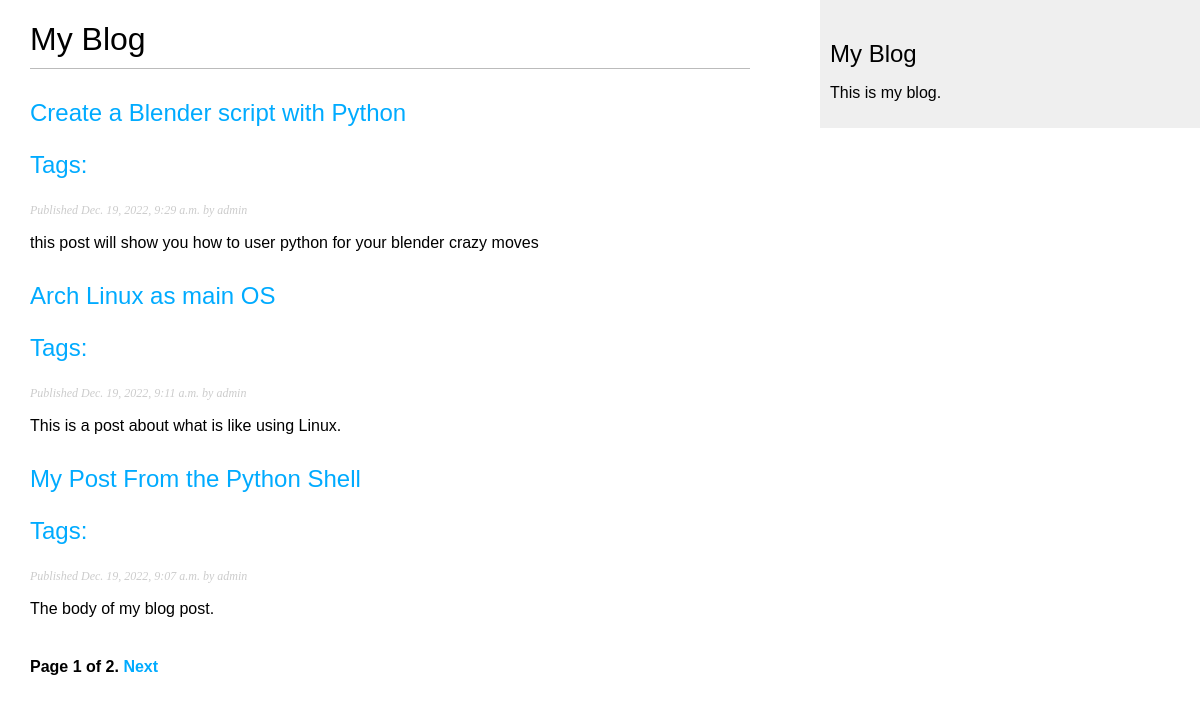
Screenshot of /blog/ with the database file from the repository.
### blog/models.py (models this page shows, shortened)
class Post(models.Model):
    STATUS_CHOICES = (
        ('draft', 'Draft'),
        ('published', 'Published'),
    )
    title = models.CharField(max_length=250)
    slug = models.SlugField(max_length=250, unique_for_date='publish')
    author = models.ForeignKey(
        User, on_delete=models.CASCADE, related_name='blog_posts')
    body = models.TextField()
    publish = models.DateTimeField(default=timezone.now)
    created = models.DateTimeField(auto_now_add=True)
    updated = models.DateTimeField(auto_now=True)
    status = models.CharField(
        max_length=10, choices=STATUS_CHOICES, default='draft')
    objects = models.Manager()  # The default manager.
    published = PublishedManager()  # Our custom manager.
    tags = TaggableManager()  # page58
    def get_absolute_url(self):
        return reverse("blog:post_detail", args=[self.publish.year, self.publish.month, self.publish.day, self.slug])
    class Meta:
        ordering = ('-publish',)

### blog/views.py (the view)
# urls.py: path('', views.post_list, name='post_list'),
def post_list(request, tag_slug=None):  # PAGINA26-27/34 django3byexample
    object_list = Post.published.all()
    tag = None
    if tag_slug:
        tag = get_object_or_404(Tag, slug=tag_slug)
        object_list = object_list.filter(tags__in=[tag])
    paginator = Paginator(object_list, 3)  # 3 post in each page
    page = request.GET.get('page')
    try:
        posts = paginator.page(page)
    except PageNotAnInteger:
        posts = paginator.page(1)
    except EmptyPage:
        posts = paginator.page(paginator.num_pages)
    return render(request,
                  'blog/post/list.html',
                  {'page': page,
                   'posts': posts,
                   'tag': tag})

### blog/models.py (called while the page is built)
    def get_queryset(self):
        return super(PublishedManager, self).get_queryset().filter(status='published')

### blog/templates/blog/post/list.html (shortened to what this page needs)
{% extends 'blog/base.html' %}
{% block content%}
    <h1>My Blog</h1>
    {% for post in posts %}
        <h2>
            <a href="{{ post.get_absolute_url }}">
                {{ post.title }}
                <p class="tags">
                    Tags:
                </p>
            </a>
        </h2>
        <p class="date">
            Published {{ post.publish }} by {{ post.author }}
        </p>
        {{ post.body|truncatewords:30|linebreaks}}
    {% endfor %}
    {% include "pagination.html" with page=posts %}
{% endblock%}

### blog/static/css/blog.css (style rules this page uses)
body { margin:0; padding:0; font-family:helvetica, sans-serif; }
a { color:#00abff; text-decoration:none; }
h1 { font-weight:normal; border-bottom:1px solid #bbb; padding:0 0 10px 0; }
h2 { font-weight:normal; margin:30px 0 0; }
p.date { color:#ccc; font-family: georgia, serif; font-size: 12px; font-style: italic; }

### rows the page displays
Post: title "Create a Blender script with Python", publish "Dec. 19, 2022, 9:29 a.m.", author "admin", body "this post will show you how to user python for your blender crazy moves"
Post: title "Arch Linux as main OS", publish "Dec. 19, 2022, 9:11 a.m.", author "admin", body "This is a post about what is like using Linux."
Post: title "My Post From the Python Shell", publish "Dec. 19, 2022, 9:07 a.m.", author "admin", body "The body of my blog post."

### other values shown
{{ page.number }} "1"
{{ page.paginator.num_pages }} "2"
